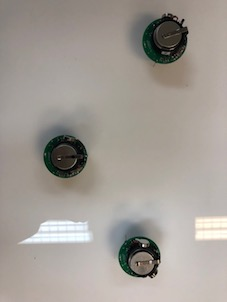
#> input picture kilo1.JPG, 227 x 302 px, found by its file name
$ python teste_imagem_blob.py
#> lines starting #> are read from the running program, lines starting #| are printed output that depends on the picture; after the words box and inside, x2 and y2 are one past the last pixel; in counts of white or black regions, pixels touching at a corner belong together
import numpy as np
import cv2

im = cv2.imread("/Users/marinastavares/Google Drive/PETEEL/6. Pesquisas e Projetos/2018.2/1. Projetos Externos/TML + MST - Kilobotics/Materiais/Kilobots/kilobots_marina/kilo1.JPG", 11)
#> im is the input picture: shape (302, 227, 3); mean B, G, R 149.2, 155.8, 161.9
img = cv2.cvtColor(im, cv2.COLOR_BGR2GRAY)


params = cv2.SimpleBlobDetector_Params()

# Change thresholds
# params.minThreshold = 1;
# params.maxThreshold = 5000;

# Filter by Area.
params.filterByArea = True
params.minArea = 10

# [13 lines of commented-out code are left out]
detector = cv2.SimpleBlobDetector_create(params)

#detector2 = cv2.SimpleBlobDetector_create()

# Detect blobs
keypoints = detector.detect(img)
#> keypoints = 3 keypoints; (x, y, size): (136, 248, 55.4), (163, 39, 48), (64, 155, 44.6)
# print (keypoints)

#keypoints2 = detector2.detect(img)


# Draw detected blobs as red circles.
# cv2.DRAW_MATCHES_FLAGS_DRAW_RICH_KEYPOINTS ensures the size of the circle corresponds to the size of blob
im_with_keypoints = cv2.drawKeypoints(img, keypoints, np.array([]),(0,0,255), 4)
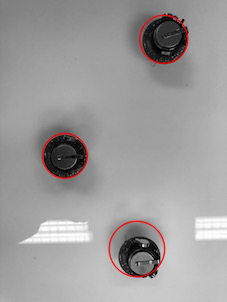
#> im_with_keypoints: shape (302, 227, 3); mean of channels 0, 1, 2 155.9, 155.9, 158.1; drawn as B, G, R

        # [6 lines of commented-out code are left out]

font = cv2.FONT_HERSHEY_SCRIPT_SIMPLEX
i=1


# cv2.imshow('image', im_with_keypoints)
for k in keypoints:
    # arr.append(Rect(int(k.pt[0] - k.size), int(k.pt[1] - k.size), int(k.size * 2), int(k.size * 2)))
    print("x = %.1f y= %.1f tamanho=%d" % (k.pt[0],k.pt[1],k.size))
    x=int(k.pt[0])
    y=int(k.pt[1])
    po=str(i)
    cv2.putText(im_with_keypoints,po,(x,y), font, 1, (200,0,0), 2, cv2.LINE_AA)
    i=i+1
#> this loop made 3 passes
#> (k, x, y, po) on passes 1 to 3: (keypoint at (64.4, 155.4), size 44.6, 64, 155, '1'), (keypoint at (163.2, 38.8), size 48, 163, 38, '2'), (keypoint at (136.5, 248.5), size 55.4, 136, 248, '3')
#| x = 64.4 y= 155.4 tamanho=44
#| x = 163.2 y= 38.8 tamanho=47
#| x = 136.5 y= 248.5 tamanho=55
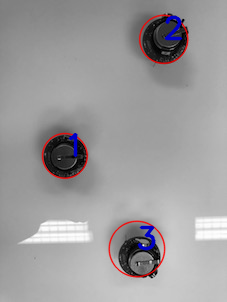
#> im_with_keypoints: shape (302, 227, 3); 0.96% of pixels changed, all inside (x1, y1, x2, y2) = (68, 15, 183, 251); drawn as B, G, R
#> after the loop, i = 4


cv2.imshow("Blob",im_with_keypoints)
cv2.waitKey(0)
cv2.destroyAllWindows()


#is it possible to count those blobs ? can you help me please
#Yes it is. The Blobs are stored in keypoints and you can get the size of it
# with keypoints.size() which is equal to the Blob amount :)

## Ou seja, os keypoints são coordenadas x,y do centro do Blob já!

$ run again, with kilo2.JPG copied over kilo1.JPG
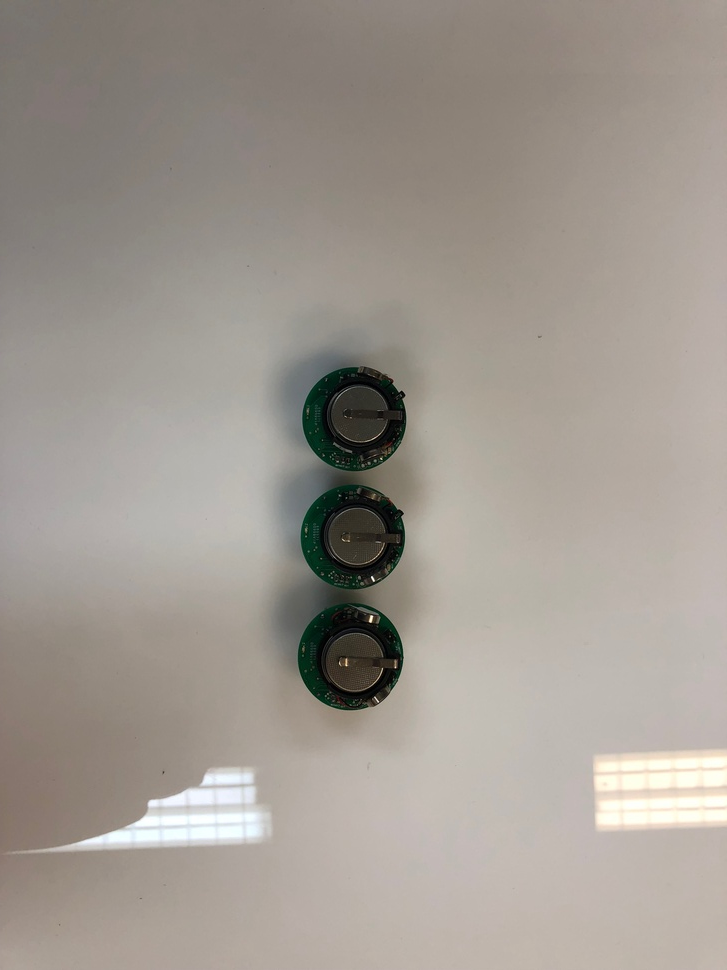
#> input picture kilo2.JPG, 727 x 970 px, shrunk from 3024 x 4032 before the run, found by its file name
#> im is the input picture: shape (970, 727, 3); mean B, G, R 145.5, 153.4, 160.3
#> keypoints = 2 keypoints; (x, y, size): (158, 772, 4.3), (539, 336, 3.8)
#> the loop `for k in keypoints:` made 2 passes
#> (k, x, y, po, i) on passes 1 to 2: (keypoint at (158.4, 771.8), size 4.3, 158, 771, '1', 2), (keypoint at (539.2, 336.4), size 3.8, 539, 336, '2', 3)
#> (printed output is left out)
#> after the loop `for k in keypoints:`:
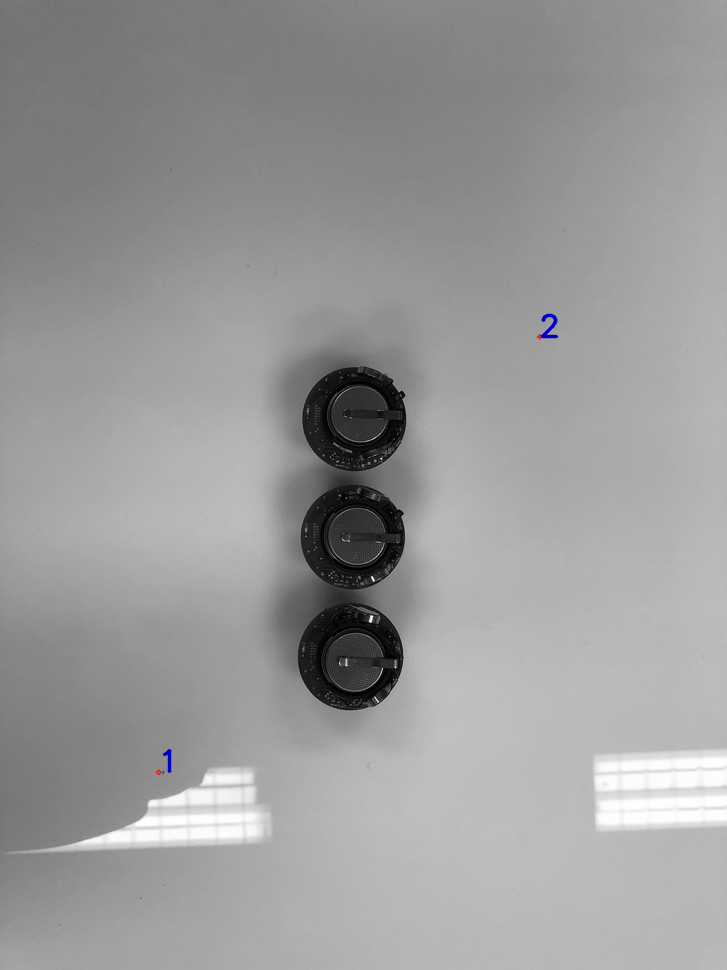
#> im_with_keypoints: shape (970, 727, 3); mean of channels 0, 1, 2 154.6, 154.6, 154.6; drawn as B, G, R
#> after the loop `for k in keypoints:`: i = 3

$ run again, with kilo3.JPG copied over kilo1.JPG
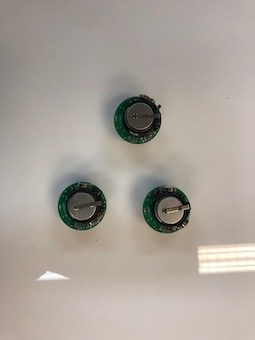
#> input picture kilo3.JPG, 255 x 340 px, found by its file name
#> im is the input picture: shape (340, 255, 3); mean B, G, R 155.3, 163.3, 170.6
#> `img = cv2.cvtColor(im, cv2.COLOR_BGR2GRAY)`:
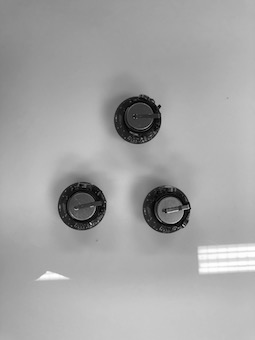
#> img: shape (340, 255); min 0, max 254, mean 164.6
#> keypoints = 3 keypoints; (x, y, size): (164, 207, 49.9), (81, 205, 49.4), (136, 118, 49.3)
#> the loop `for k in keypoints:` made 3 passes
#> (k, x, y, po) on passes 1 to 3: (keypoint at (164.4, 207.4), size 49.9, 164, 207, '1'), (keypoint at (81.3, 204.8), size 49.4, 81, 204, '2'), (keypoint at (136.3, 118.3), size 49.3, 136, 118, '3')
#> (printed output is left out)
#> after the loop `for k in keypoints:`:
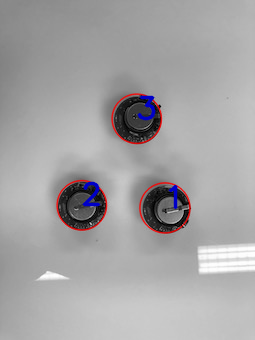
#> im_with_keypoints: shape (340, 255, 3); mean of channels 0, 1, 2 164.7, 163.6, 165.2; drawn as B, G, R
#> after the loop `for k in keypoints:`: i = 4
